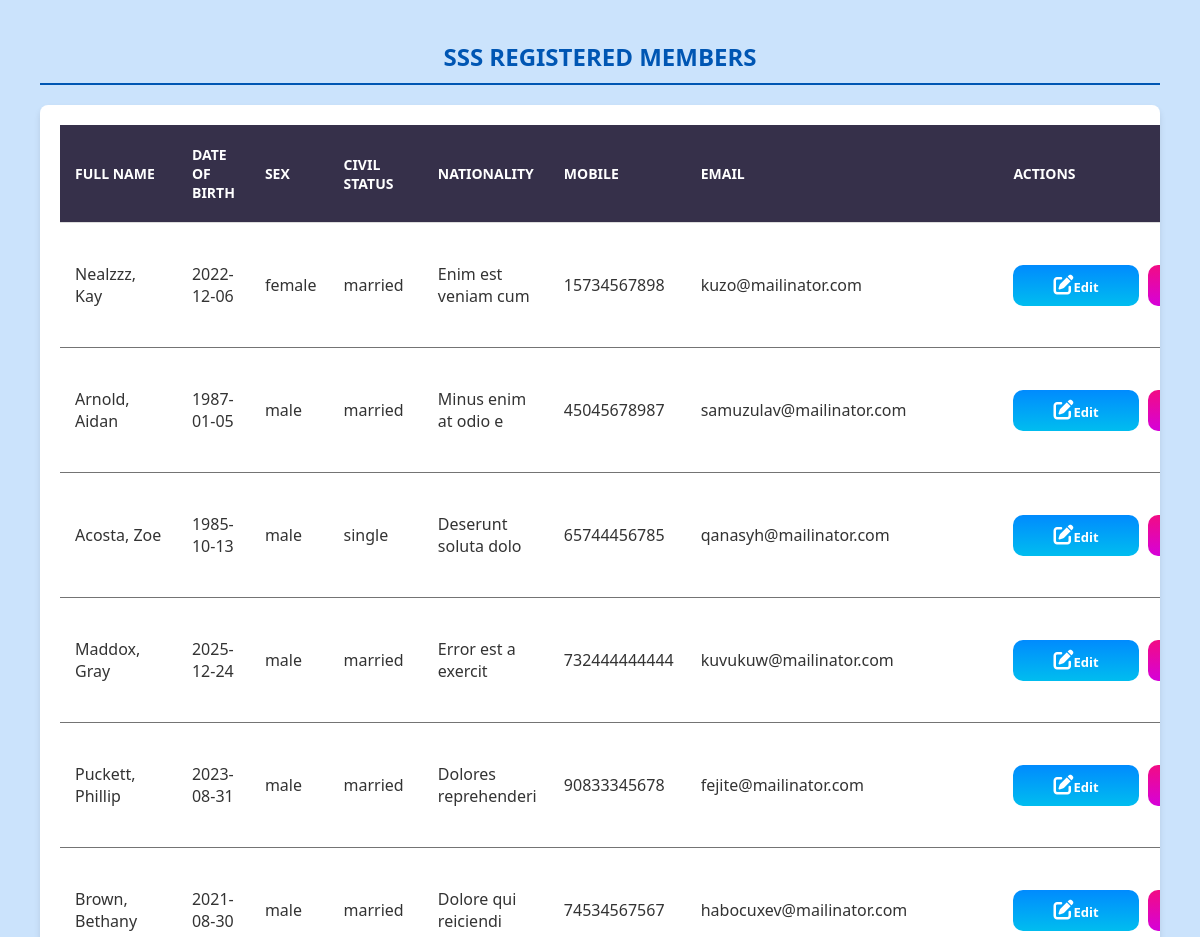
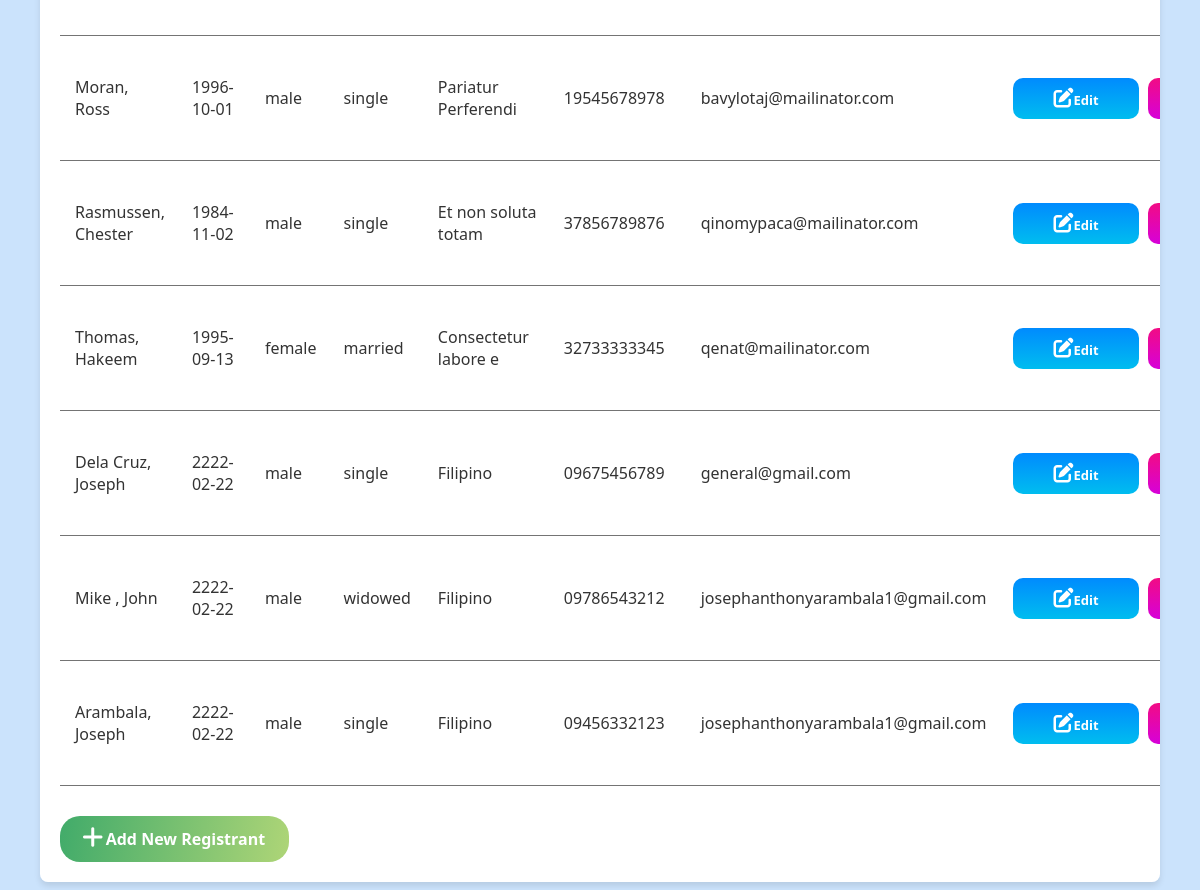
/view_list.php, run on the app's committed database (2 pictures, top to bottom).
### tables this page shows
CREATE TABLE `personal_data` (
  `reg_id` int(11) NOT NULL,
  `lastname` varchar(100) DEFAULT NULL,
  `firstname` varchar(100) DEFAULT NULL,
  `middlename` varchar(100) DEFAULT NULL,
  `suffix` varchar(50) DEFAULT NULL,
  `dob` date DEFAULT NULL,
  `gender` varchar(10) DEFAULT NULL,
  `civilstatus` varchar(20) DEFAULT NULL,
  `civil_status_reason` varchar(255) DEFAULT NULL,
  `tax_number` varchar(50) DEFAULT NULL,
  `nationality` varchar(50) DEFAULT NULL,
  `religion` varchar(50) DEFAULT NULL,
  `pob_city` varchar(255) DEFAULT NULL,
  `pob_country` varchar(255) DEFAULT NULL,
  `home_address` text DEFAULT NULL,
  `mobile` varchar(20) DEFAULT NULL,
  `email` varchar(100) DEFAULT NULL
);

### view_list.php (the view, shortened to what this page needs)
<?php
require "db.php";
$sql = "SELECT reg_id, lastname, firstname, dob, gender, civilstatus, nationality, email, mobile FROM personal_data ORDER BY reg_id DESC";
$stmt = $pdo->query($sql);
$registrants = $stmt->fetchAll();
?>
<!DOCTYPE html>
<html lang="en">
<head>
    <link rel="stylesheet" href="view_list.css">
</head>
<body>
    <h2>SSS REGISTERED MEMBERS</h2>
    <div class="table-container">
        <table>
            <thead>
                <tr>
                    <th>Full Name</th>
                    <th>Date of Birth</th>
                    <th>Sex</th>
                    <th>Civil Status</th>
                    <th>Nationality</th>
                    <th>Mobile</th>
                    <th>Email</th>
                    <th>Actions</th>
                </tr>
            </thead>
            <tbody>
                <?php foreach ($registrants as $row): ?>
                <tr class="trheader">
                    <td><?= htmlspecialchars($row['lastname'] . ", " . $row['firstname']) ?></td>
                    <td><?= htmlspecialchars($row['dob']) ?></td>
                    <td><?= htmlspecialchars($row['gender']) ?></td>
                    <td><?= htmlspecialchars($row['civilstatus']) ?></td>
                    <td><?= htmlspecialchars($row['nationality']) ?></td>
                    <td><?= htmlspecialchars($row['mobile']) ?></td>
                    <td><?= htmlspecialchars($row['email']) ?></td>
                    <td class="actions-cell">
                        <a href="index.php?edit_id=<?= $row['reg_id'] ?>" class="btn btn-edit"><i class="fa-solid fa-pen-to-square"></i>Edit</a>
                        <a href="delete.php?id=<?= $row['reg_id'] ?>"
                           class="btn btn-delete"
                           onclick="return confirm('Delete this record?')"><i class="fa-solid fa-delete-left"></i>Delete</a>
                    </td>
                </tr>
                <?php endforeach; ?>
            </tbody>
        </table>
     <a href="index.php" class="btn btn-add"><i class="fa-solid fa-plus"></i> Add New Registrant</a>
    </div>
</body>
</html>

### view_list.css (style rules this page uses)
body { font-family: "Segoe UI", Tahoma, Geneva, Verdana, sans-serif; margin: 40px; background-color: #cbe3fc; color: #333; }
h2 { text-align: center; color: #0056b3; border-bottom: 2px solid #0056b3; padding-bottom: 10px; margin-bottom: 20px; }
.table-container { background: white; padding: 20px; border-radius: 8px; box-shadow: 0 4px 6px rgba(0, 0, 0, 0.1); overflow-x: auto; }
table { width: 100%; border-collapse: collapse; margin-bottom: 20px; }
th { margin-bottom: 10px; padding: 12px 15px; text-align: left; border-bottom: 1px solid #ddd; }
td { padding: 40px 12px 40px 15px; text-align: left; }
th { padding-top: 20px; padding-bottom: 20px; background-color: #36304a; color: white; text-transform: uppercase; font-size: 14px; }
.trheader { border-bottom: 0.5px solid #747474; }
.btn { display: inline-block; padding: 8px 16px; text-decoration: none; border-radius: 4px; font-weight: bold; font-size: 13px; transition: background 0.3s ease; cursor: pointer; }
.btn-edit { border-radius: 10px; padding: 10px 40px 10px 40px; background-image: linear-gradient(180deg, #008bfe, #00bdef); color: white; margin-right: 5px; transition: all 0.3s ease-in-out; }
.fa-pen-to-square, .fa-delete-left { font-weight: 900; font-size: 20px; transition: all 0.3s ease-in-out; }
.btn-delete { border-radius: 10px; padding: 10px 40px 10px 40px; background-image: linear-gradient(180deg, #f20c84, #d601d9); color: white; margin-right: 5px; transition: all 0.3s ease-in-out; }
.btn-add { border-radius: 20px; background-image: linear-gradient(100deg, #41ab6a, #aed577); color: white; padding: 12px 24px; font-size: 16px; margin-top: 10px; transition: all 0.3s ease-in-out; }
.fa-plus { font-size: 20px; font-weight: 900; transition: all 0.3s ease-in-out; }
.fa-plus { scale: 1.2; }
.actions-cell { white-space: nowrap; }

### data on the page
personal_data: lastname+firstname "Nealzzz, Kay", dob "2022-12-06", gender "female", civilstatus "married", nationality "Enim est veniam cum", mobile "15734567898", email "kuzo@mailinator.com"
personal_data: lastname+firstname "Arnold, Aidan", dob "1987-01-05", gender "male", civilstatus "married", nationality "Minus enim at odio e", mobile "45045678987", email "samuzulav@mailinator.com"
personal_data: lastname+firstname "Acosta, Zoe", dob "1985-10-13", gender "male", civilstatus "single", nationality "Deserunt soluta dolo", mobile "65744456785", email "qanasyh@mailinator.com"
personal_data: lastname+firstname "Maddox, Gray", dob "2025-12-24", gender "male", civilstatus "married", nationality "Error est a exercit", mobile "732444444444", email "kuvukuw@mailinator.com"
personal_data: lastname+firstname "Puckett, Phillip", dob "2023-08-31", gender "male", civilstatus "married", nationality "Dolores reprehenderi", mobile "90833345678", email "fejite@mailinator.com"
personal_data: lastname+firstname "Brown, Bethany", dob "2021-08-30", gender "male", civilstatus "married", nationality "Dolore qui reiciendi", mobile "74534567567", email "habocuxev@mailinator.com"
personal_data: lastname+firstname "Moran, Ross", dob "1996-10-01", gender "male", civilstatus "single", nationality "Pariatur Perferendi", mobile "19545678978", email "bavylotaj@mailinator.com"
personal_data: lastname+firstname "Rasmussen, Chester", dob "1984-11-02", gender "male", civilstatus "single", nationality "Et non soluta totam", mobile "37856789876", email "qinomypaca@mailinator.com"
personal_data: lastname+firstname "Thomas, Hakeem", dob "1995-09-13", gender "female", civilstatus "married", nationality "Consectetur labore e", mobile "32733333345", email "qenat@mailinator.com"
personal_data: lastname+firstname "Dela Cruz, Joseph", dob "2222-02-22", gender "male", civilstatus "single", nationality "Filipino", mobile "09675456789", email "general@gmail.com"
personal_data: lastname+firstname "Mike , John", dob "2222-02-22", gender "male", civilstatus "widowed", nationality "Filipino", mobile "09786543212", email "josephanthonyarambala1@gmail.com"
personal_data: lastname+firstname "Arambala, Joseph", dob "2222-02-22", gender "male", civilstatus "single", nationality "Filipino", mobile "09456332123", email "josephanthonyarambala1@gmail.com"
